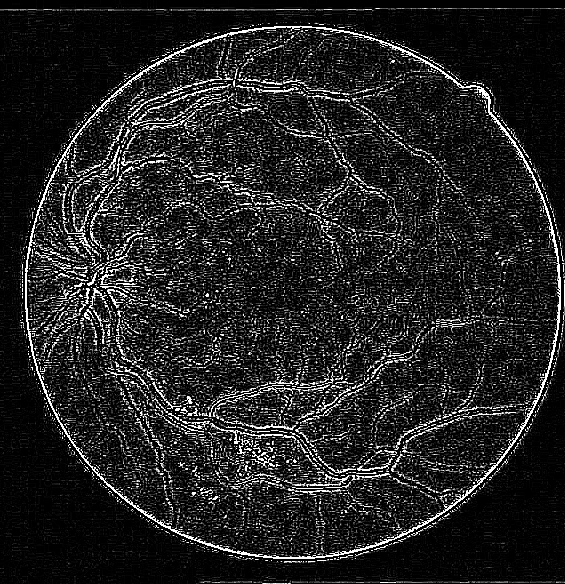
#> input picture 第二次作业/images/template.png, 565 x 584 px
$ python cal_hist.py
#> lines starting #> are read from the running program, lines starting #| are printed output that depends on the picture
import cv2

import matplotlib.pyplot as plt

# 读取图像
image = cv2.imread('./images/template.png', cv2.IMREAD_GRAYSCALE)
#> image is the input picture: shape (584, 565); min 0, max 255, mean 34.7

# 检查图像是否成功读取
if image is None:
    print("Error: Could not read image.")
else:
    # 计算直方图
    hist = cv2.calcHist([image], [0], None, [256], [0, 256])
#> hist = 256 values, max 176875 at index 0, min 0 at index 79, mean 1288.9

    # 绘制直方图
    plt.figure()
    plt.title("Grayscale Histogram")
    plt.xlabel("Bins")
    plt.ylabel("# of Pixels")
    plt.plot(hist)
    plt.xlim([0, 256])
    plt.show()
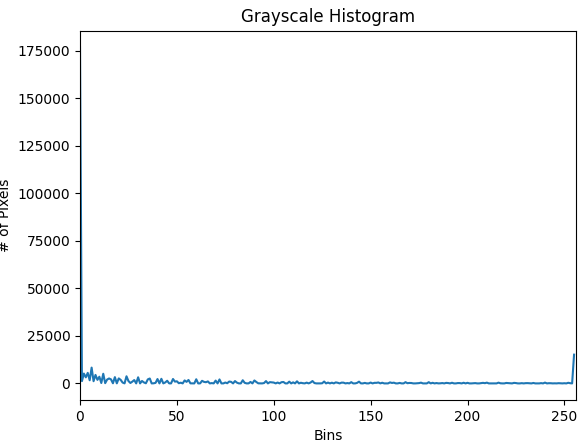
#> figure drawn by matplotlib, 1 panel; curve peaks at x = 0, y = 176875
